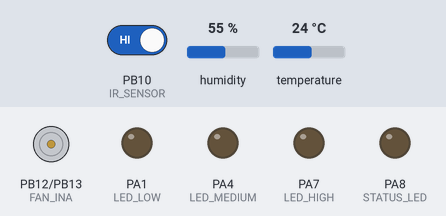
This sketch was run on a simulated STM32 Blue Pill. Parts: motor-driver pin pairs drawn as motors (green arrow = first pin HIGH = forward, orange = second pin HIGH = backward, longer = more drive), output pins drawn as LEDs (lit = HIGH). Inputs (shaded band) come from the test bench; at power-on: PB10 (IR_SENSOR) HIGH, temperature 24 °C, humidity 55 %.

Above: at 1.2 s.
1.3 s: PB10 (IR_SENSOR) driven LOW
At 1.6 s:
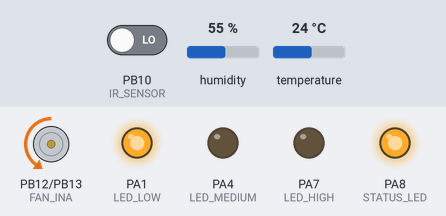
2.8 s: temperature set to 28 °C
4.5 s: temperature set to 31 °C
At 6.4 s:
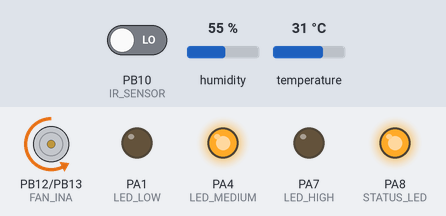
6.8 s: temperature set to 34 °C
8.5 s: temperature set to 37 °C
At 9.9 s:
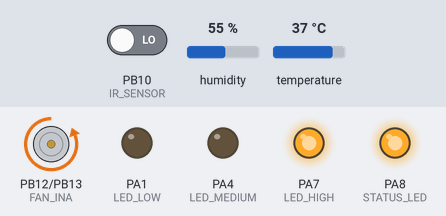
10.9 s: temperature set to 12 °C
At 12.3 s:
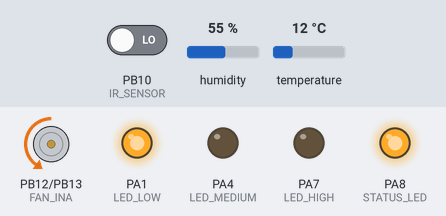
Timing chart, 0 to 13.9 s (numbered marks = the images above; inputs shaded):
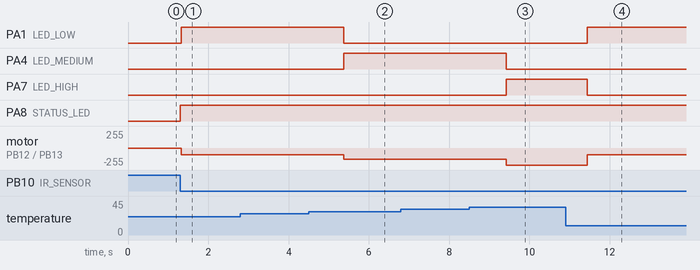

Measured:
- the behaviour switches between 29 and 30 °C on temperature (found by bisection; images 1 and 2)
- the behaviour switches between 35 and 36 °C on temperature (found by bisection; images 2 and 3)
- after the input at 1.3 s, PA1 (LED_LOW), PA8 (STATUS_LED): LOW → HIGH at once; motor on PB12 (FAN_INA) / PB13 (FAN_INB): stopped → backward 100/255 at once
- after the input at 2.8 s, every drawn part: stays the same
- after the input at 4.5 s, PA1 (LED_LOW): HIGH → LOW after 0.87 s; PA4 (LED_MEDIUM): LOW → HIGH after 0.87 s; motor on PB12 (FAN_INA) / PB13 (FAN_INB): backward 100/255 → backward 166/255 after 0.87 s
- after the input at 6.8 s, every drawn part: stays the same
- after the input at 8.5 s, PA4 (LED_MEDIUM): HIGH → LOW after 0.92 s; PA7 (LED_HIGH): LOW → HIGH after 0.92 s; motor on PB12 (FAN_INA) / PB13 (FAN_INB): backward 166/255 → backward 255/255 after 0.92 s
- after the input at 10.9 s, PA1 (LED_LOW): LOW → HIGH after 0.54 s; PA7 (LED_HIGH): HIGH → LOW after 0.54 s; motor on PB12 (FAN_INA) / PB13 (FAN_INB): backward 255/255 → backward 100/255 after 0.54 s

The sketch:

smart_fan.ino
```cpp
#include <Adafruit_Sensor.h>
#include <DHT.h>
#include <DHT_U.h>

//Define Pins and variables for Smart Fan
#define DHTPIN PB9        // DHT11 data output pin
#define DHTTYPE DHT11     // Define DHT11 sensor type in DHT.h header file
#define LED_LOW PA1       // Low temperature range LED
#define LED_MEDIUM PA4    // Medium temperature range LED on A4
#define LED_HIGH PA7      // High temperature range LED on A7
#define FAN_INA PB12      // L9110 fan module INA pin
#define FAN_INB PB13      // L9110 fan module INB pin
#define IR_SENSOR PB10   // IR sensor input pin
#define STATUS_LED PA8    // Status LED to indicate system ON/OFF

const float TEMP_LOW_MAX = 30.0;    // Max temperature for low range
const float TEMP_MEDIUM_MIN = 30.0; // Min temperature for medium range
const float TEMP_MEDIUM_MAX = 35.0; // Max temperature for medium range
const float TEMP_HIGH_MIN = 35.0;   // Min temperature for high range

DHT dht(DHTPIN, DHTTYPE); // Initialize DHT sensor

bool systemOn = false;      // System toggle state
unsigned long lastDebounceTime = 0; // For IR sonsor debounce
const unsigned long debounceDelay = 1000; // 1s debounce delay
int lastActiveRange = 0;    // Store the last active temperature range (1 = low, 2 = medium, 3 = high)

//Setup system and initialize functions
void setup() {
  dht.begin();
  pinMode(LED_LOW, OUTPUT);
  pinMode(LED_MEDIUM, OUTPUT);
  pinMode(LED_HIGH, OUTPUT);
  pinMode(STATUS_LED, OUTPUT);
  pinMode(FAN_INA, OUTPUT);
  pinMode(FAN_INB, OUTPUT);
  pinMode(IR_SENSOR, INPUT_PULLUP);
  digitalWrite(LED_LOW, LOW);
  digitalWrite(LED_MEDIUM, LOW);
  digitalWrite(LED_HIGH, LOW);
  digitalWrite(STATUS_LED, LOW);
  analogWrite(FAN_INA, 0);
  analogWrite(FAN_INB, 0);
}

// Check IR sensor button to toggle input
void loop() {
  int buttonState = digitalRead(IR_SENSOR);
  static int lastButtonState = HIGH;

  // Debounce the button to avoid noise affecting input
  if (buttonState == LOW && lastButtonState == HIGH && (millis() - lastDebounceTime) > debounceDelay) {
    systemOn = !systemOn;
    lastDebounceTime = millis();
  }
  lastButtonState = buttonState;

  // Status LED: Indicate system ON/OFF state
  digitalWrite(STATUS_LED, systemOn ? HIGH : LOW);

  if (!systemOn) {
    // If system is OFF, turn off the fan but leave temperature LEDs on
    analogWrite(FAN_INA, 0);
    analogWrite(FAN_INB, 0);
    return;
  }

  //If system is ON: Read temperature and control LEDs and fan
  float temperature = dht.readTemperature();

  // Check if reading failed
  if (isnan(temperature)) {
    // If DHT sensor fails, turn off the fan and turn on all 3 LEDs
    analogWrite(FAN_INA, 0);
    analogWrite(FAN_INB, 0);
    digitalWrite(LED_LOW, HIGH);
    digitalWrite(LED_MEDIUM, HIGH);
    digitalWrite(LED_HIGH, HIGH);
    return;
  }

  // Determine temperature range and control LEDs and fan
  if (temperature < TEMP_LOW_MAX) {

    // Low Range: Turn on LOW LED, set fan to 100 speed
    digitalWrite(LED_LOW, HIGH);
    digitalWrite(LED_MEDIUM, LOW);
    digitalWrite(LED_HIGH, LOW);
    analogWrite(FAN_INA, 0);
    analogWrite(FAN_INB, 100);
    lastActiveRange = 1;
  } else if (temperature >= TEMP_MEDIUM_MIN && temperature <= TEMP_MEDIUM_MAX) {

    // Medium Range: Turn on MEDIUM LED, set fan to 166 speed
    digitalWrite(LED_LOW, LOW);
    digitalWrite(LED_MEDIUM, HIGH);
    digitalWrite(LED_HIGH, LOW);
    analogWrite(FAN_INA, 0);
    analogWrite(FAN_INB, 166);
    lastActiveRange = 2;
  } else if (temperature > TEMP_HIGH_MIN) {

    // High Range: Turn on HIGH LED, set fan to 255 speed
    digitalWrite(LED_LOW, LOW);
    digitalWrite(LED_MEDIUM, LOW);
    digitalWrite(LED_HIGH, HIGH);
    analogWrite(FAN_INA, 0);
    analogWrite(FAN_INB, 255);
    lastActiveRange = 3;
  }
}
```
